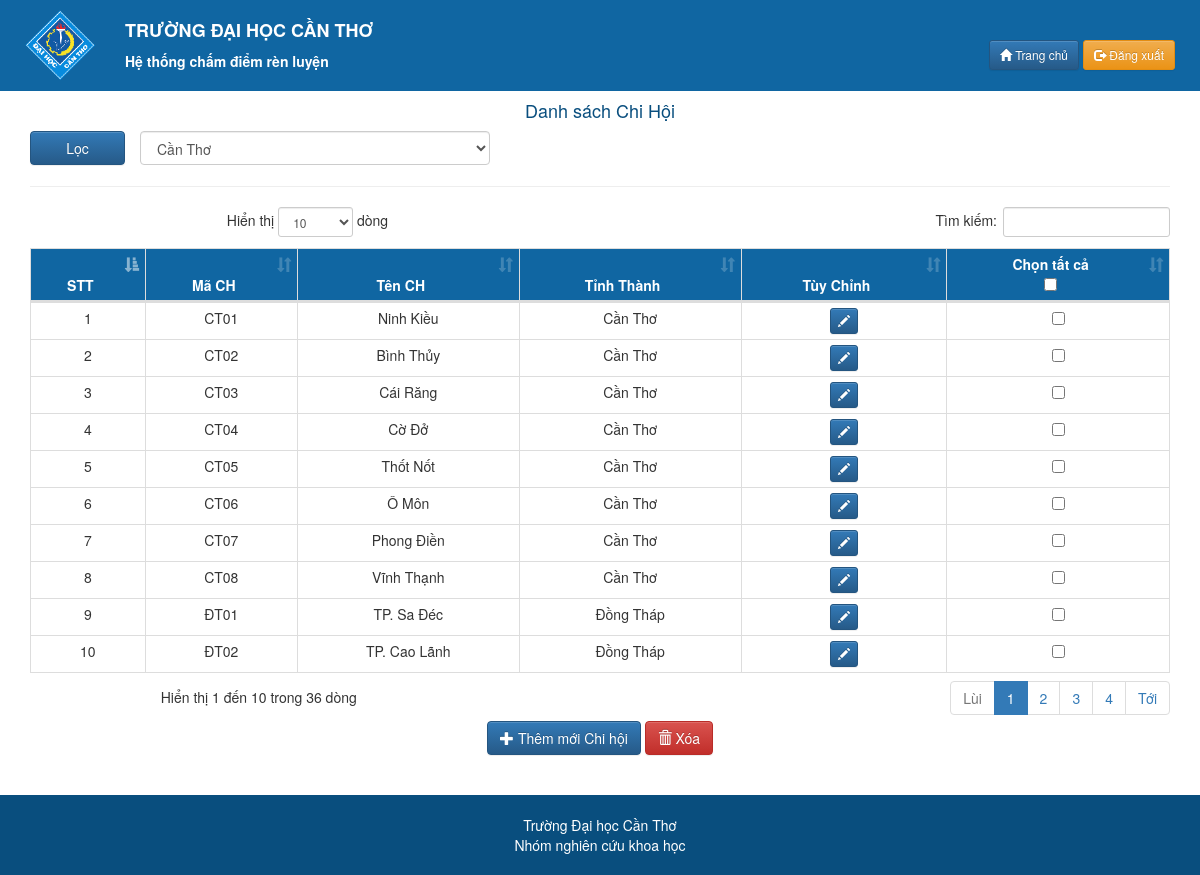
Page /view/branch.manage.php on the committed database.
### tables this page shows
CREATE TABLE `branch` (
  `idBranch` varchar(10) NOT NULL,
  `branchName` varchar(256) DEFAULT NULL,
  `city` varchar(256) DEFAULT NULL
);

### model/BrachMod.php (called while the page is built, shortened)
<?php
class BranchMod
{
    private $conn;
    function __construct()
    {
        $this->conn = new ConnectToSQL();
    }
    public function getBranch()
    {
        $list = array();
        $sql = "SELECT * FROM branch";
        $this->conn->Connect();
        $result = $this->conn->conn->query($sql);
        if ($result->num_rows > 0) {
            $k = 0;
            while ($row = $result->fetch_assoc()) {
                $branch = new BranchObj();
                $branch->setidBranch($row["idBranch"]);
                $branch->setBranchName($row["branchName"]);
                $branch->setCity($row["city"]);
                $list[$k] = $branch;
                $k++;
            }
        } else {
            return 0;
        }
        $this->conn->Stop();
        return $list;
    }
}
?>

### model/ConnectToSQL.php (called while the page is built, shortened)
<?php
Class ConnectToSQL
{
    public function Connect()
    {
        $this->conn = new mysqli('localhost', 'root','', 'managementscore');
    }
}
?>

### model/BranchObj.php (called while the page is built, shortened)
<?php
class BranchObj
{
    private $idBranch;
    private $branchName;
    private $city;
    public function setidBranch($idBranch)
    {
        $this->idBranch = $idBranch;
    }
    public function getidBranch()
    {
        return $this->idBranch;
    }
    public function setBranchName($branchName)
    {
        $this->branchName = $branchName;
    }
    public function getBranchName()
    {
        return $this->branchName;
    }
    public function setCity($city)
    {
        $this->city = $city;
    }
    public function getCity()
    {
        return $this->city;
    }
}
?>

### controller/branch/branch.table.php (the view, shortened to what this page needs)
<hr />
<?php
if(!isset($_GET['btnfilter'])) {
    $arrayBranch = array();
    $arrayBranch = $branchMod->getBranch();
}
else {
    $arrayBranch = array();
    $arrayBranch = $branchMod->findBranchByCity($_GET['city']);
}
?>
<table class="table table-bordered table-condensed " id="table-manage-branch">
    <thead>
    <tr>
        <th>STT</th>
        <th>Mã CH</th>
        <th>Tên CH</th>
        <th>Tỉnh Thành</th>
        <th>Tùy Chỉnh</th>
        <th>Chọn tất cả<br>
            <input type="checkbox" onClick="toggle(this)"></th>
    </tr>
    </thead>
    <form action="branch.manage.php" method="post" id="manageForm">
        <?php
              $i=0;
        if(count($arrayBranch)>1){
            if($arrayBranch==0) echo 'Dữ liệu rỗng';
            else
                foreach ($arrayBranch as $key => $value) {
                    $i++;
                    echo '
                <tr>
                    <td>'.$i.'</td>
                    <td>
                        ' . $value->getidBranch() . '
                    </td>
                    <td>
                        ' . $value->getBranchName() . '
                    </td>
                    <td>
                        ' . $value->getCity() . '
                    </td>
                    <td>
                        <a href="?idBranch='.$value->getidBranch().'" class="btn btn-primary btn-sm"><span class="glyphicon glyphicon-pencil"></span></a>
                    </td>
                    <td>
                        <input type="checkbox" name="xoa[]" id="'.$value->getidBranch().'" value="'.$value->getidBranch().'"/>
                    </td>
                </tr>';
                }
        }
        ?>
    </form>
</table>

### public/style/style.css (style rules this page uses)
.main-academy-container hr { margin-top: 0; }
.academy-action-list .table thead { background-color: #1066A2; color: #ffffff; }
.academy-action-list .table thead th { text-align: center !important; }
.academy-action-list .table tbody tr td:first-child, .academy-action-list .table tbody tr td:last-child { text-align: center; }
.academy-action-list .table .btn-sm { padding: 3px 7px; margin: 0; }

### rows in the picture
branch: idBranch "CT01", branchName "Ninh Kiều", city "Cần Thơ"
branch: idBranch "CT02", branchName "Bình Thủy", city "Cần Thơ"
branch: idBranch "CT03", branchName "Cái Răng", city "Cần Thơ"
branch: idBranch "CT04", branchName "Cờ Đở", city "Cần Thơ"
branch: idBranch "CT05", branchName "Thốt Nốt", city "Cần Thơ"
branch: idBranch "CT06", branchName "Ô Môn", city "Cần Thơ"
branch: idBranch "CT07", branchName "Phong Điền", city "Cần Thơ"
branch: idBranch "CT08", branchName "Vĩnh Thạnh", city "Cần Thơ"
branch: idBranch "ĐT01", branchName "TP. Sa Đéc", city "Đồng Tháp"
branch: idBranch "ĐT02", branchName "TP. Cao Lãnh", city "Đồng Tháp"
